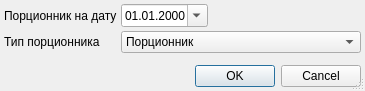
<?xml version="1.0" encoding="UTF-8"?>
<ui version="4.0">
 <class>FeedReportDialog</class>
 <widget class="QDialog" name="FeedReportDialog">
  <property name="windowModality">
   <enum>Qt::ApplicationModal</enum>
  </property>
  <property name="geometry">
   <rect>
    <x>0</x>
    <y>0</y>
    <width>365</width>
    <height>91</height>
   </rect>
  </property>
  <property name="windowTitle">
   <string>параметры отчёта</string>
  </property>
  <property name="sizeGripEnabled">
   <bool>true</bool>
  </property>
  <layout class="QGridLayout" name="gridLayout">
   <property name="margin">
    <number>4</number>
   </property>
   <property name="spacing">
    <number>4</number>
   </property>
   <item row="0" column="0">
    <widget class="QLabel" name="lblBegDate">
     <property name="sizePolicy">
      <sizepolicy hsizetype="Maximum" vsizetype="Preferred">
       <horstretch>0</horstretch>
       <verstretch>0</verstretch>
      </sizepolicy>
     </property>
     <property name="text">
      <string>Порционник на дату</string>
     </property>
     <property name="buddy">
      <cstring>edtBegDate</cstring>
     </property>
    </widget>
   </item>
   <item row="0" column="1">
    <widget class="CDateEdit" name="edtBegDate">
     <property name="sizePolicy">
      <sizepolicy hsizetype="Maximum" vsizetype="Fixed">
       <horstretch>0</horstretch>
       <verstretch>0</verstretch>
      </sizepolicy>
     </property>
     <property name="displayFormat">
      <string>dd.MM.yyyy</string>
     </property>
     <property name="calendarPopup">
      <bool>true</bool>
     </property>
    </widget>
   </item>
   <item row="0" column="2">
    <spacer>
     <property name="orientation">
      <enum>Qt::Horizontal</enum>
     </property>
     <property name="sizeHint" stdset="0">
      <size>
       <width>91</width>
       <height>20</height>
      </size>
     </property>
    </spacer>
   </item>
   <item row="2" column="0" colspan="2">
    <spacer>
     <property name="orientation">
      <enum>Qt::Vertical</enum>
     </property>
     <property name="sizeHint" stdset="0">
      <size>
       <width>129</width>
       <height>20</height>
      </size>
     </property>
    </spacer>
   </item>
   <item row="3" column="0" colspan="3">
    <widget class="QDialogButtonBox" name="buttonBox">
     <property name="orientation">
      <enum>Qt::Horizontal</enum>
     </property>
     <property name="standardButtons">
      <set>QDialogButtonBox::Cancel|QDialogButtonBox::Ok</set>
     </property>
    </widget>
   </item>
   <item row="1" column="0">
    <widget class="QLabel" name="lblTypePrint">
     <property name="text">
      <string>Тип порционника</string>
     </property>
    </widget>
   </item>
   <item row="1" column="1" colspan="2">
    <widget class="QComboBox" name="cmbTypePrint">
     <item>
      <property name="text">
       <string>Порционник</string>
      </property>
     </item>
     <item>
      <property name="text">
       <string>Порционник для пациентов</string>
      </property>
     </item>
     <item>
      <property name="text">
       <string>Порционник для лиц по уходу</string>
      </property>
     </item>
    </widget>
   </item>
  </layout>
 </widget>
 <customwidgets>
  <customwidget>
   <class>CDateEdit</class>
   <extends>QDateEdit</extends>
   <header>library/DateEdit</header>
  </customwidget>
 </customwidgets>
 <tabstops>
  <tabstop>edtBegDate</tabstop>
  <tabstop>buttonBox</tabstop>
 </tabstops>
 <resources/>
 <connections>
  <connection>
   <sender>buttonBox</sender>
   <signal>accepted()</signal>
   <receiver>FeedReportDialog</receiver>
   <slot>accept()</slot>
   <hints>
    <hint type="sourcelabel">
     <x>112</x>
     <y>177</y>
    </hint>
    <hint type="destinationlabel">
     <x>102</x>
     <y>90</y>
    </hint>
   </hints>
  </connection>
  <connection>
   <sender>buttonBox</sender>
   <signal>rejected()</signal>
   <receiver>FeedReportDialog</receiver>
   <slot>reject()</slot>
   <hints>
    <hint type="sourcelabel">
     <x>225</x>
     <y>177</y>
    </hint>
    <hint type="destinationlabel">
     <x>236</x>
     <y>76</y>
    </hint>
   </hints>
  </connection>
 </connections>
</ui>
